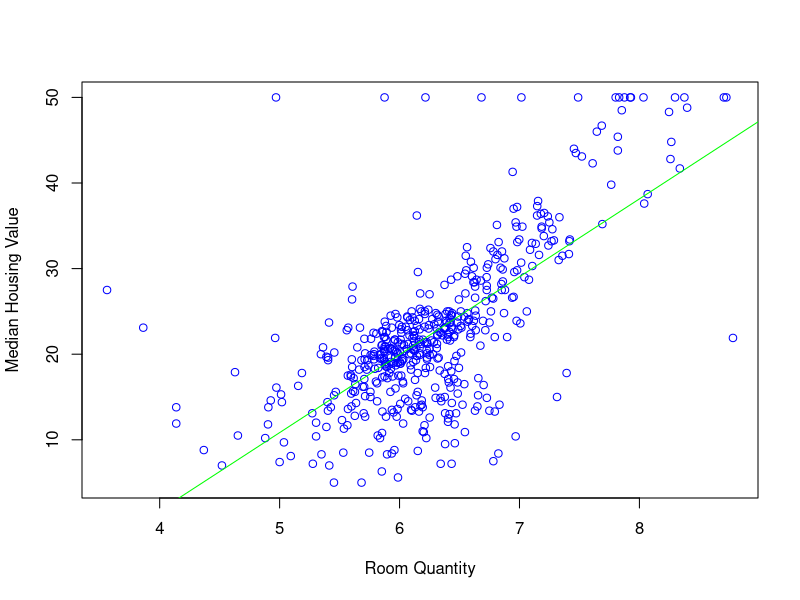

The R script that drew this image:
require(MASS) > data(Boston)
help(Boston)
plot(medv~rm,Boston, col="blue", xlab="Room Quantity", ylab="Median Housing Value")
fit1=lm(medv~rm,data=Boston)
summary(fit1)
abline(fit1,col="green")
